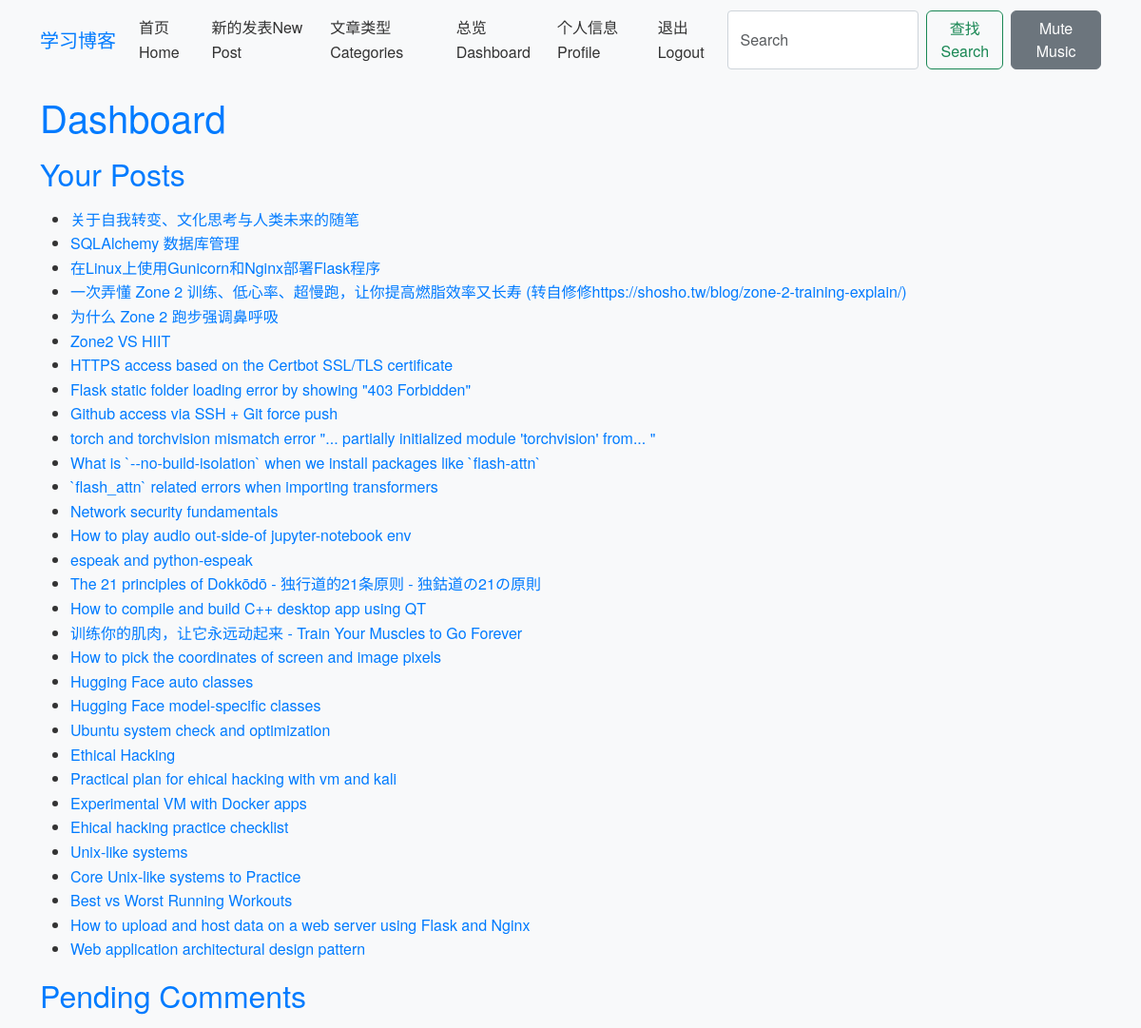
Page /dashboard (signed in) on the earlier database version.
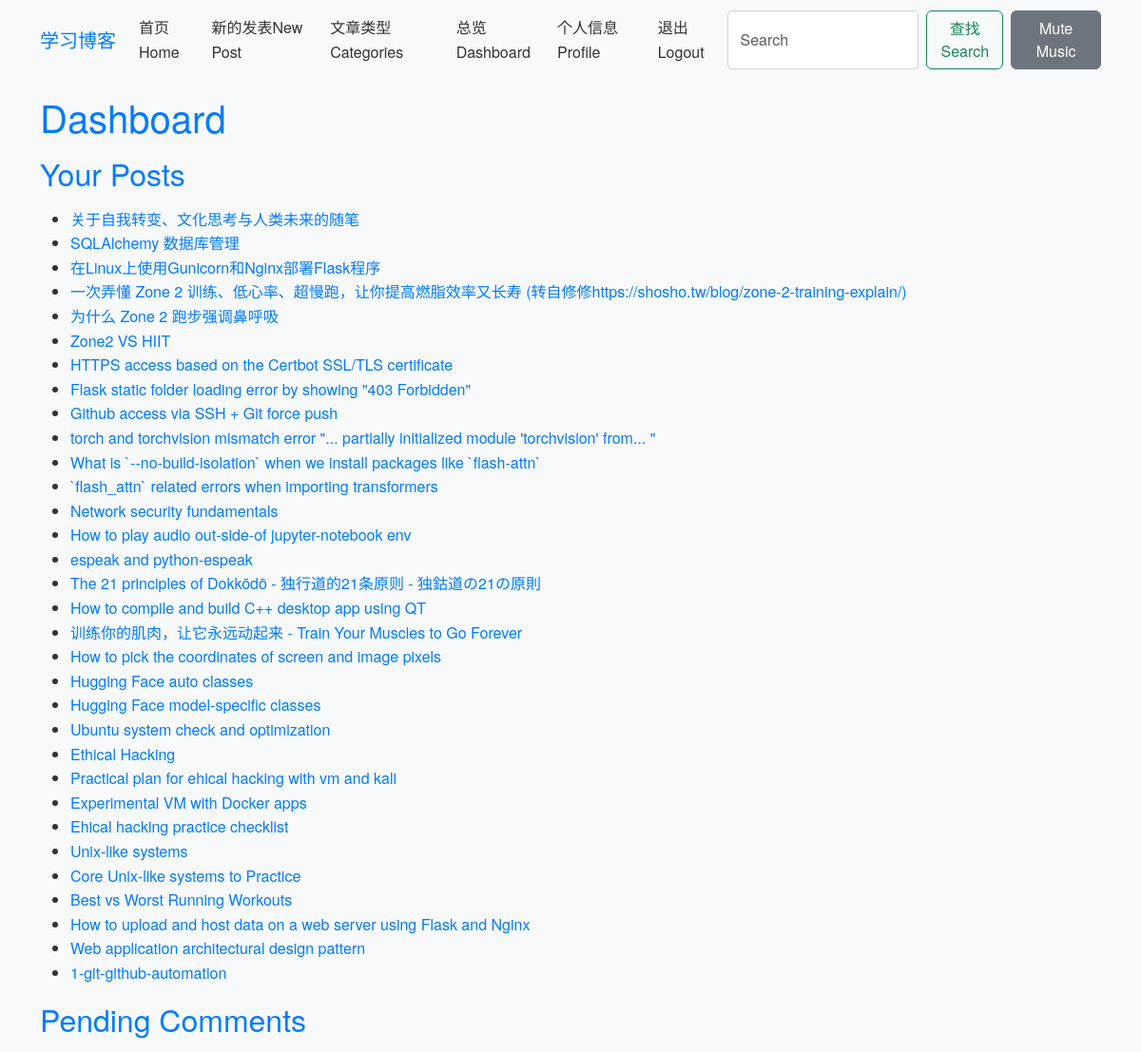
Same page on the later database version.
### app/models.py (models this page shows)
class Post(db.Model):
    id = db.Column(db.Integer, primary_key=True)
    title = db.Column(db.String(100), nullable=False)
    body = db.Column(db.Text, nullable=False)
    timestamp = db.Column(db.DateTime, index=True, default=datetime.utcnow)
    user_id = db.Column(db.Integer, db.ForeignKey('user.id'), nullable=False)
    category_id = db.Column(db.Integer, db.ForeignKey('category.id'))
    comments = db.relationship('Comment', backref='post', lazy='dynamic')

### app/routes.py (the view)
@bp.route('/dashboard')
@login_required
def dashboard():
    posts = current_user.posts.all()
    comments_pending = Comment.query.filter_by(approved=False).all()
    return render_template('dashboard.html', posts=posts, comments_pending=comments_pending)

### app/__init__.py (called while the page is built)
def create_app(config_class=Config):
    app = Flask(__name__)
    app.config.from_object(config_class)
    os.makedirs(app.config['UPLOAD_FOLDER'], exist_ok=True)
    db.init_app(app)
    migrate.init_app(app, db)
    login_manager.init_app(app)
    from app.models import User
    @login_manager.user_loader
    def load_user(user_id):
        return User.query.get(int(user_id))
    from app.routes import bp as main_bp  # Import the blueprint
    app.register_blueprint(main_bp)  # Register the blueprint
    with app.app_context():
        print("Registered routes:", [rule.rule for rule in app.url_map.iter_rules()])
    return app

### app/templates/dashboard.html (shortened to what this page needs)
{% extends 'base.html' %}
{% block content %}
<h1>Dashboard</h1>
<h2>Your Posts</h2>
<ul>
    {% for post in posts %}
    <li><a href="{{ url_for('main.post', post_id=post.id) }}">{{ post.title }}</a></li>
    {% endfor %}
</ul>
<h2>Pending Comments</h2>
{% endblock %}

### app/templates/base.html (shortened to what this page needs)
<!doctype html>
<html lang="en">
<head>
    <link href="https://cdn.jsdelivr.net/npm/bootstrap@5.3.0/dist/css/bootstrap.min.css" rel="stylesheet">
    <link rel="stylesheet" href="{{ url_for('static', filename='css/style.css') }}">
    <link rel="stylesheet" href="https://cdn.jsdelivr.net/npm/easymde@2.18.0/dist/easymde.min.css">
</head>
<body>
    <nav class="navbar navbar-expand-lg navbar-light bg-light">
        <div class="container">
            <a class="navbar-brand" href="{{ url_for('main.index') }}">学习博客</a>
            <ul class="navbar-nav me-auto">
                <li class="nav-item"><a class="nav-link" href="{{ url_for('main.index') }}">首页Home</a></li>
                {% if current_user.is_authenticated %}
                <li class="nav-item"><a class="nav-link" href="{{ url_for('main.create_post') }}">新的发表New Post</a></li>
                <li class="nav-item"><a class="nav-link" href="{{ url_for('main.categories') }}">文章类型Categories</a></li>
                <li class="nav-item"><a class="nav-link" href="{{ url_for('main.dashboard') }}">总览Dashboard</a></li>
                <li class="nav-item"><a class="nav-link" href="{{ url_for('main.profile') }}">个人信息Profile</a></li>
                <li class="nav-item"><a class="nav-link" href="{{ url_for('main.logout') }}">退出Logout</a></li>
                {% else %}
                <li class="nav-item"><a class="nav-link" href="{{ url_for('main.login') }}">登入Login</a></li>
                <li class="nav-item"><a class="nav-link" href="{{ url_for('main.register') }}">注册Register</a></li>
                {% endif %}
            </ul>
            <form class="d-flex" action="{{ url_for('main.search') }}">
                <input class="form-control me-2" type="search" name="query" placeholder="Search" aria-label="Search">
                <button class="btn btn-outline-success" type="submit">查找Search</button>
            </form>
            <button id="mute-btn" class="btn btn-secondary ms-2">Mute Music</button>
        </div>
    </nav>
    <div class="container mt-3">
        <div id="main-content">
            {% block content %}{% endblock %}
        </div>
    </div>
</body>
</html>

### app/static/css/style.css (style rules this page uses)
body { font-family: 'Helvetica Neue', Arial, sans-serif; background-color: #f8f9fa; color: #333; line-height: 1.6; margin: 0; padding: 0; }
h1, h2, h3 { color: #007bff; margin-bottom: 1rem; }
a { color: #007bff; text-decoration: none; }
.form-control { border-radius: 0.25rem; border: 1px solid #ced4da; }
.navbar-light .navbar-brand { color: #007bff; }
.navbar-light .navbar-nav .nav-link { color: #333; }

Differences in the rows shown:
added Post: title "1-git-github-automation"
